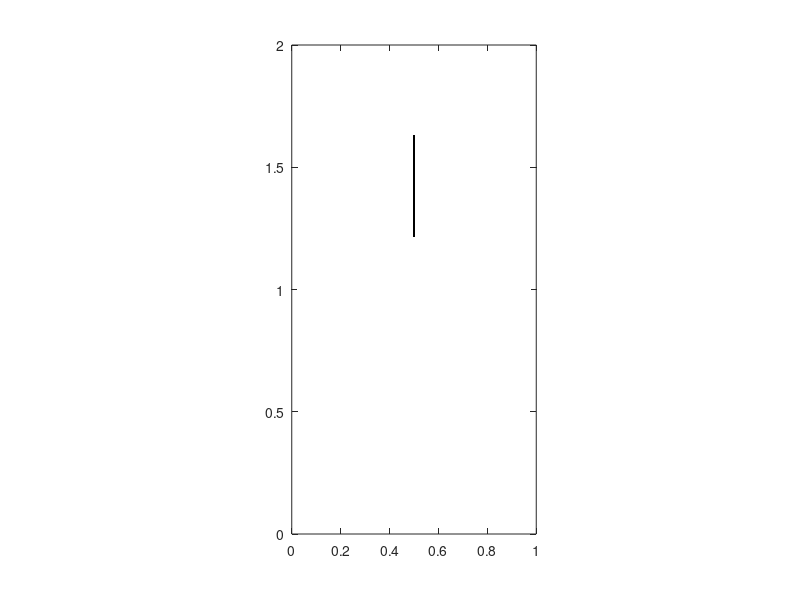

MATLAB code to generate this figure: (Note: this script raises an error after producing the figure.)
%% Immersed Boundary Method, 2D
% Flexible ribbon filament;

% Some ideas: Ktt should be greater than Kt, for at least an order;
% Bending regidity is important. If zero, huge vibration. Best value not
% find yet.

%% Initialize Parameter
clear
global Lx Ly Nx Ny Ks Kb Kt rho mu dt;
global h ipx ipy imx imy Nb ds kp km;
global a;
movie_or_not = 0; % whether export movie; 1->yes; 0->no.

% Global parameters
Lx = 1; % x size
Ly = 2; % y size
Nx = 64; % x mesh size
Ny = Nx/Lx*Ly; % y mesh size
Ks = 1e6; % stretch coefficient
Kb = 0; % bending rigidity
Kt = 1e6; % between massless and massive filament
% Ktt = 1e8; % target point
rho = 1.0; % fluid density
% M = 1.0; % filament density
mu = 1e-2; % fluid viscosity
% g = 0; % gravity
tmax = 1; % time range
dt = 1e-6; % discretize time
clockmax = ceil(tmax/dt);
alpha0 = 100;

% Mesh
h = Lx/Nx; % grid size
ipx = [(2:Nx),1];
ipy = [(2:Ny),1];
imx = [Nx,(1:(Nx-1))];
imy = [Ny,(1:(Ny-1))];

% parameters specific for this code: filament.
L = 0.4; % length of the filament
Nb = ceil(L/(h/2))+1; 
ds = h/2;
kp = [(2:Nb),1];
km = [Nb,(1:(Nb-1))];
ZX = Lx/2; % fixed point; first point of the filament
ZY = 13*Ly/16; % Y
alpha = -pi/2; % initial tilted angle; -pi/2 -> vertical down

% parameters specific for flow field.
u0 = -1.0; % initial uniform flow field velocity
dvorticity = 2; % delta vorticity, used to plot vorticity field
values= [(-100*dvorticity):dvorticity:(-1*dvorticity), ...
    (1*dvorticity):dvorticity:(100*dvorticity)];

if movie_or_not == 1
    video = VideoWriter('targeted_filament2.mp4','MPEG-4');
    video.FrameRate = 30;
    open(video);
end

%% Initialize Boundary and Flow Field
% generate a filament
X = zeros(Nb,2); % Boundary points
X(:,1) = ZX + ds*(0:(Nb-1))*cos(alpha);
X(:,2) = ZY + ds*(0:(Nb-1))*sin(alpha);
% Y = X; % Massive boundary
Z = [ZX ZY]; % Fix the first point;
% V = zeros(Nb,2);
% Coordinates, [0 h 2h ... L-h]
% Matrix index, (1 2 ... N)

% velocity of fluid flow
u=zeros(Nx,Ny,2);
[y,x] = meshgrid(0:h:Ly-h,0:h:Lx-h);
% u(:,:,2) = sin(2*pi*x/(Ly));
u(:,:,2) = u0;

% vorticity: v_x - u_y; contour plot vorticity.
vorticity=(u(ipx,:,2)-u(imx,:,2)-u(:,ipy,1)+u(:,imy,1))/(2*h);
% dvorticity=(max(max(vorticity))-min(min(vorticity)))/5;
% values= (-10*dvorticity):dvorticity:(10*dvorticity);
% valminmax=[min(values),max(values)];

figure('Position', [1 1 round(1000*Lx) round(1000*Ly)])
% set(gcf,'double','on');
% contour(x,y,vorticity,values);
contour(x,y,vorticity)
hold on
plot(X(:,1),X(:,2),'k.');
axis([0,Lx,0,Ly]);
% caxis(valminmax);
axis equal
axis manual
drawnow;
if movie_or_not == 1
    writeVideo(video,getframe(gcf));
end
hold off

%% 4D matrix, fluid solver
a = zeros(Nx,Ny,2,2); a(:,:,1,1) = ones(Nx,Ny); a(:,:,2,2) = ones(Nx,Ny);
for m1=0:(Nx-1)
  for m2=0:(Ny-1)
    if~(((m1==0)||(m1==Nx/2))&&((m2==0)||(m2==Ny/2)))
      t=[2*pi/Nx;2*pi/Ny].*[m1;m2];
      s=sin(t);
      ss=(s*s')/(s'*s);
%     a(m1+1,m2+1,:,:)=a(m1+1,m2+1,:,:)-(s*s')/(s'*s);
      a(m1+1,m2+1,1,1)=a(m1+1,m2+1,1,1)-ss(1,1);
      a(m1+1,m2+1,1,2)=a(m1+1,m2+1,1,2)-ss(1,2);
      a(m1+1,m2+1,2,1)=a(m1+1,m2+1,2,1)-ss(2,1);
      a(m1+1,m2+1,2,2)=a(m1+1,m2+1,2,2)-ss(2,2);
    end
  end
end
for m1=0:(Nx-1)
  for m2=0:(Ny-1)
    t=[pi/Nx;pi/Ny].*[m1;m2];
    s=sin(t);
    a(m1+1,m2+1,:,:)=a(m1+1,m2+1,:,:)...
                    /(1+(dt/2)*(mu/rho)*(4/(h*h))*(s'*s));
  end
end

%% Calculation
for clock=1:clockmax
%   u(:,end-1:end,1) = 0;
%   u(:,end-1:end,2) = u0;
  XX = X + (dt/2)*interp(u,X);
  FF = ForceFilamentMassless(XX,Z);
  ff = spread_Filament(FF,XX);
  ff(:,end-1:end,1) = ff(:,end-1:end,1) + alpha0*(-u(:,end-1:end,1));
  ff(:,end-1:end,2) = ff(:,end-1:end,2) + alpha0*(u0-u(:,end-1:end,1));
  [u,uu] = fluid(u,ff);
  X = X + dt*interp(uu,XX);
  
  % Animation
  if mod(clock,1000)==0
      vorticity=(u(ipx,:,2)-u(imx,:,2)-u(:,ipy,1)+u(:,imy,1))/(2*h);
      disp(max(max(vorticity))-min(min(vorticity)));
      contour(x,y,vorticity,values)
      colormap cool
      hold on
      plot(mod(X(:,1),Lx),mod(X(:,2),Ly),'k.')
      hold on
      plot(ZX, ZY,'ro')
      axis([0,Lx,0,Ly])
%       caxis(valminmax)
      axis equal
      axis manual
      title(['time = ',num2str(clock*dt)])
      drawnow
      hold off
      if movie_or_not == 1
        writeVideo(video,getframe(gcf));
      end
      disp(clock*dt);
      save(['filament/a',num2str(clock/1000)]);
  end
end
%%
if movie_or_not == 1
    close(video);
end
